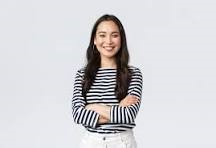
#> input picture datasets/images/persons/person2.jpg, 216 x 148 px, found by its file name
$ python preprocessing.py
#> lines starting #> are read from the running program, lines starting #| are printed output that depends on the picture
# ======================================================
# Digital Evidence EPRA
# Module : CBIR
# File   : preprocessing.py
# Author : Member 3
# Purpose: Standardize evidence images before feature extraction.
# ======================================================

import cv2
import numpy as np


IMAGE_SIZE = (224, 224)


def load_image(image_path):
    """
    Load an image from disk.
    """
#> called with image_path = 'datasets/images/persons/person2.jpg'

    image = cv2.imread(image_path)
#> image is the input picture: shape (148, 216, 3); mean B, G, R 211.8, 208.8, 210.1

    if image is None:
        print(f"Error: Unable to load image -> {image_path}")
        return None

    return image


def resize_image(image):
    """
    Resize image to standard dimensions.
    """

    return cv2.resize(image, IMAGE_SIZE)
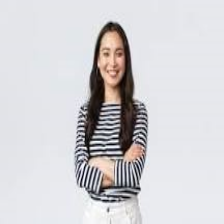
#> returned value: shape (224, 224, 3); mean of channels 0, 1, 2 211.8, 208.7, 210.1; drawn as B, G, R


def reduce_noise(image):
    """
    Remove small image noise.
    """

    return cv2.GaussianBlur(image, (5, 5), 0)
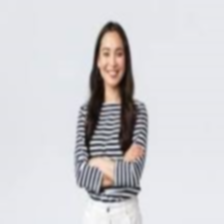
#> returned value: shape (224, 224, 3); mean of channels 0, 1, 2 211.8, 208.7, 210.1; drawn as B, G, R


def normalize_image(image):
    """
    Normalize image brightness.
    """

    return cv2.normalize(image, None, 0, 255, cv2.NORM_MINMAX)


def preprocess_image(image_path):
    """
    Complete preprocessing pipeline.
    """

    image = load_image(image_path)

    if image is None:
        return None

    image = resize_image(image)

    image = reduce_noise(image)

    image = normalize_image(image)

    return image


# ------------------------------------------------------
# Testing
# ------------------------------------------------------

if __name__ == "__main__":

    test_image = "datasets/images/persons/person2.jpg"

    processed = preprocess_image(test_image)

    if processed is not None:

        cv2.imshow("Processed Image", processed)

        cv2.waitKey(0)

        cv2.destroyAllWindows()
